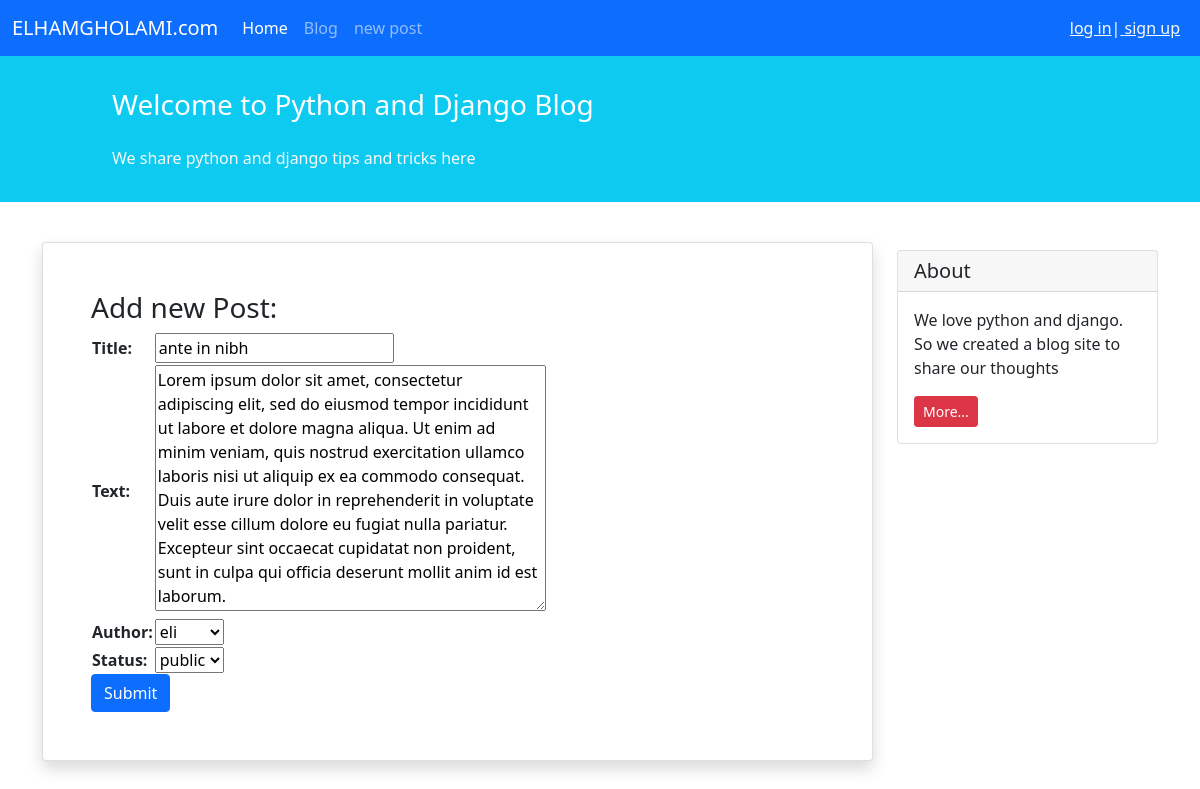
/blog/2/update/, run on the app's committed database.
### blog/models.py (models this page shows, shortened)
class Post(models.Model):
    STASUSE_CHOICES = (
        ('pub', 'public'),
        ('drf', 'draft'),
    )
    title = models.CharField(max_length=100)
    text = models.TextField()
    datetime_created = models.DateTimeField(auto_now_add=True)
    datetime_modified = models.DateTimeField(auto_now=True)
    status = models.CharField(choices=STASUSE_CHOICES, max_length=3)
    author = models.ForeignKey('auth.user', on_delete=models.CASCADE)

### blog/views.py (the view)
# urls.py: path('<int:pk>/update/', views.PostUpdateView.as_view(), name='post_update'),
class PostUpdateView(generic.UpdateView):
    model = Post
    template_name = 'blog/post_create.html'
    form_class = PostForm

### blog/forms.py
class PostForm(forms.ModelForm):
    class Meta:
        model = Post
        fields = ['title', 'text', 'author', 'status']

### blog/templates/blog/post_create.html (shortened to what this page needs)
{% extends '_base.html' %}
{% block content %}
    <div class="container mt-4">
        <div class="row">
            <div class="col-9">
                <div class="card shadow my-3 p-5">
                    <h3>Add new Post:</h3>
                    <form method="POST">
                        <table>
                        {{ form.as_table }}
                        </table>
                        <button type="submit" class="btn btn-primary">Submit</button>
                    </form>
                </div>
            </div>
            <div class="col-3">
                <div class="card my-4">
                    <h5 class="card-header">About</h5>
                    <div class="card-body">
                        <p class="card-text">We love python and django. So we created a blog site to share our
                            thoughts</p>
                        <a href="#"
                           class="btn btn-sm btn-danger">
                            More...
                        </a>
                    </div>
                </div>
            </div>
        </div>
    </div>
{% endblock content %}

### data on the page
Post: title "ante in nibh", text "Lorem ipsum dolor sit amet, consectetur adipiscing elit, sed do eiusmod tempor incididunt ut labore et dolore magna aliqua. Ut enim ad minim veniam, quis nostrud exercitation ullamco laboris nisi ut aliquip ex ea commodo consequat. Duis aute irure dolor in reprehenderit in voluptate velit esse cillum dolore eu fugiat nulla pariatur. Excepteur sint occaecat cupidatat non proident, sunt in culpa qui officia deserunt mollit anim id est laborum.", author "eli", status "public"
